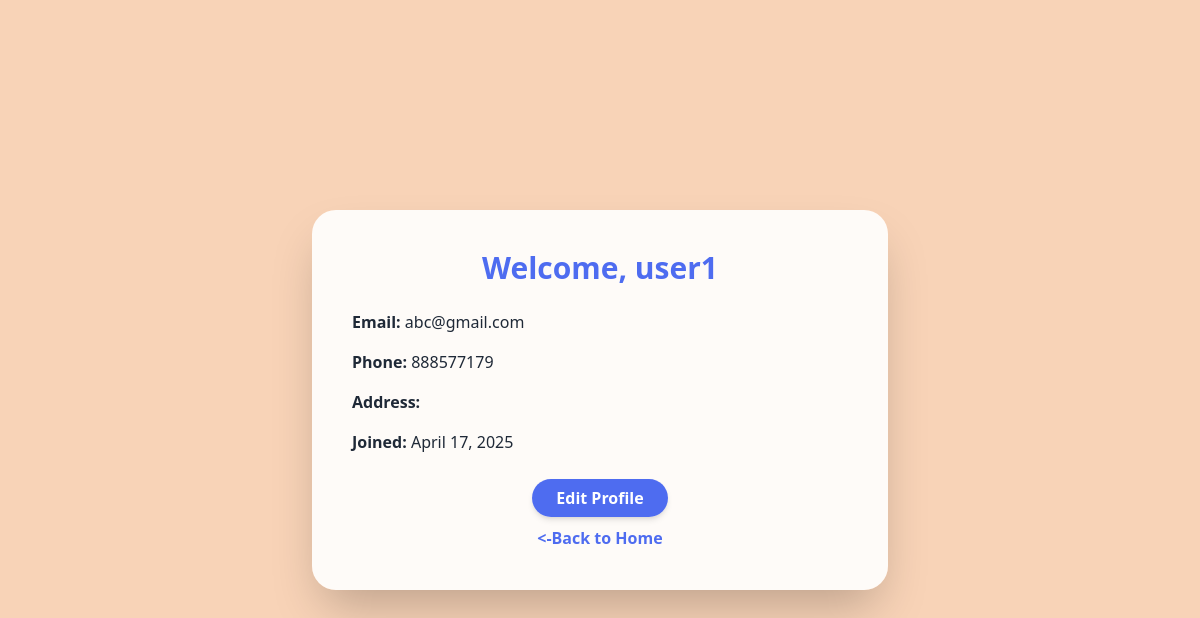
Screenshot of /profile.php (signed in) with the database file from the repository.
### tables this page shows
CREATE TABLE `users` (
  `user_id` int(11) NOT NULL,
  `username` varchar(50) NOT NULL,
  `email` varchar(100) NOT NULL,
  `password` varchar(255) NOT NULL,
  `Address` varchar(255) DEFAULT NULL,
  `phone_number` varchar(15) DEFAULT NULL,
  `created_at` timestamp NOT NULL DEFAULT current_timestamp(),
  `role` enum('buyer','seller','admin') DEFAULT 'buyer'
);

### profile.php (the view, shortened to what this page needs)
<?php
$conn = new mysqli("localhost", "root", "", "loomify");
$user_id = $_SESSION['user_id'];
$sql = "SELECT * FROM users WHERE user_id = ?";
$stmt = $conn->prepare($sql);
$stmt->bind_param("i", $user_id);
$stmt->execute();
$result = $stmt->get_result();
$user = $result->fetch_assoc();
?>
<!DOCTYPE html>
<html lang="en">
<head>
  <script src="https://cdn.tailwindcss.com"></script>
</head>
<body class="min-h-screen flex items-center justify-center p-6" style="background-color: rgb(248, 211, 183);">
  <div class="bg-white/90 shadow-2xl rounded-3xl p-10 w-full max-w-xl">
    <h2 class="text-3xl font-bold text-center text-[#4e6cf0] mb-6">Welcome, <?= htmlspecialchars($user['username']) ?></h2>
    <div class="space-y-4 text-gray-800">
      <p><span class="font-semibold">Email:</span> <?= htmlspecialchars($user['email']) ?></p>
      <p><span class="font-semibold">Phone:</span> <?= htmlspecialchars($user['phone_number'] ?? 'Not Provided') ?></p>
      <p><span class="font-semibold">Address:</span> <?= htmlspecialchars($user['Address'] ?? 'Not Provided') ?></p>
      <p><span class="font-semibold">Joined:</span> <?= date('F j, Y', strtotime($user['created_at'])) ?></p>
    </div>
    <div class="mt-8 text-center">
      <a href="updateprofile.php" class="bg-[#4e6cf0] hover:bg-[#3d59d9] text-white px-6 py-2 rounded-full font-semibold shadow-md transition">
        Edit Profile
      </a>
    </div>
    <div class="mt-4 text-center">
    <a href="index.php" class="text-[#4e6cf0] hover:underline font-semibold">
        <-Back to Home
    </a>
</div>
  </div>
</body>
</html>

### rows the page displays
users: username "user1", email "abc@gmail.com", phone_number "888577179", created_at "April 17, 2025"
